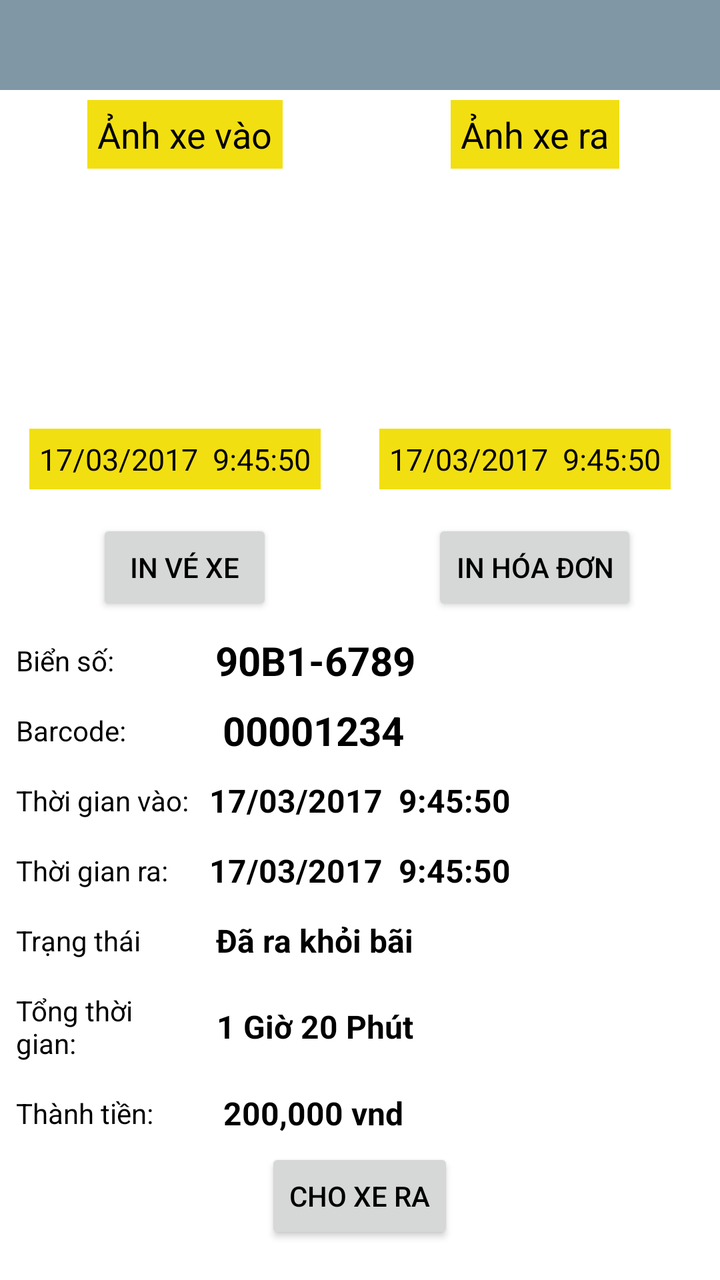
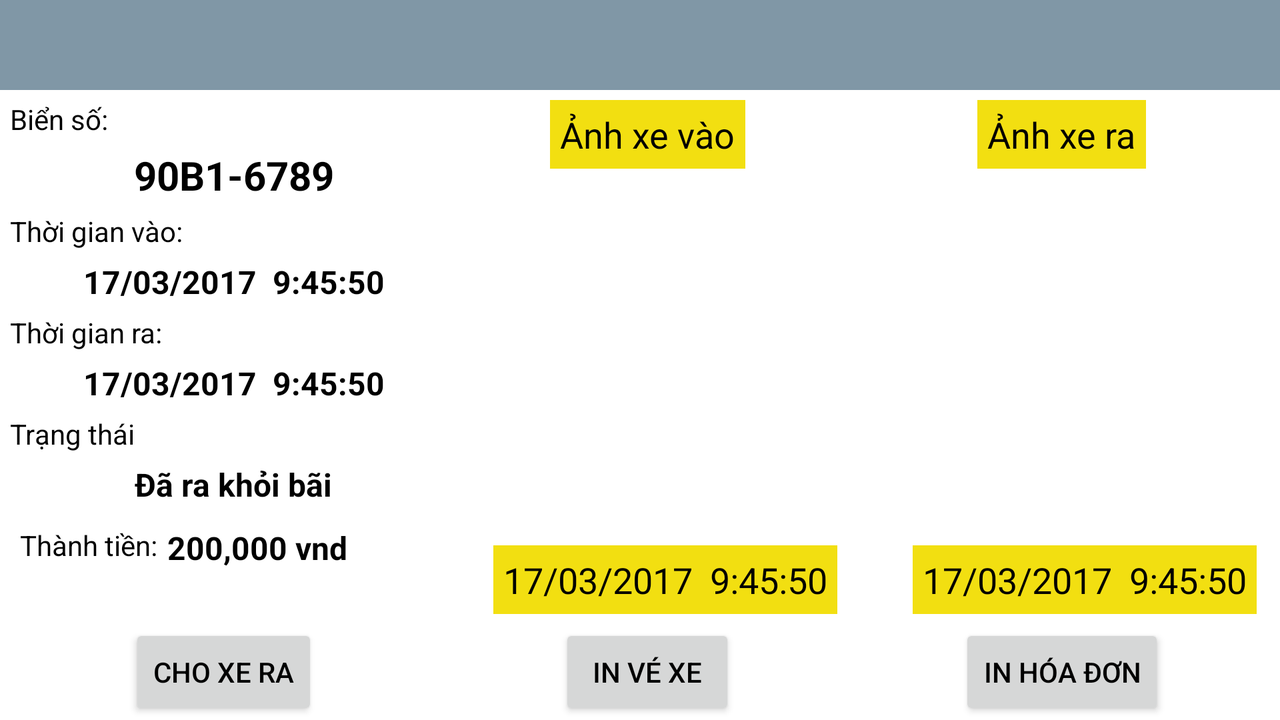

An Android layout and its configuration variant, each rendered on a device that would load it. The default file and the variant file are quoted in full after the pictures.
<!-- AndroidManifest.xml: activity theme AppNoACtionBar -->
<!-- res/layout/activity_detail_info.xml -->
<?xml version="1.0" encoding="utf-8"?>
<LinearLayout xmlns:android="http://schemas.android.com/apk/res/android"
    xmlns:tools="http://schemas.android.com/tools"
    android:id="@+id/activity_main"
    android:layout_width="match_parent"
    android:layout_height="match_parent"
    android:orientation="vertical"
    android:background="@color/white"
    tools:context="com.dinhcv.ticketmanagement.activity.CarInActivity">

    <android.support.design.widget.AppBarLayout
        android:layout_width="match_parent"
        android:layout_height="wrap_content"
        android:theme="@style/ThemeOverlay.AppCompat.Dark.ActionBar">

        <android.support.v7.widget.Toolbar
            android:id="@+id/toolbar_top"
            android:layout_width="match_parent"
            android:layout_height="@dimen/toolbar_top_height"
            android:background="@color/colorToolbarTop" />
    </android.support.design.widget.AppBarLayout>


    <ScrollView
        android:layout_width="match_parent"
        android:layout_height="match_parent">

        <LinearLayout
            android:layout_width="match_parent"
            android:layout_height="match_parent"
            android:background="@color/white"
            android:orientation="vertical"
            android:weightSum="100">

            <LinearLayout
                android:layout_width="match_parent"
                android:layout_height="wrap_content"
                android:orientation="vertical">

                <LinearLayout
                    android:layout_width="match_parent"
                    android:layout_height="match_parent"
                    android:layout_weight="32"
                    android:orientation="horizontal"
                    android:padding="5dp"
                    android:weightSum="100">

                    <LinearLayout
                        android:layout_width="0dp"
                        android:layout_height="wrap_content"
                        android:layout_weight="50"
                        android:orientation="vertical">

                        <TextView
                            android:layout_width="wrap_content"
                            android:layout_height="wrap_content"
                            android:layout_gravity="center|top"
                            android:background="@color/yellow"
                            android:padding="5dp"
                            android:text="Ảnh xe vào"
                            android:textSize="18sp" />
                    </LinearLayout>

                    <LinearLayout
                        android:layout_width="0dp"
                        android:layout_height="wrap_content"
                        android:layout_weight="50"
                        android:orientation="vertical">

                        <TextView
                            android:layout_width="wrap_content"
                            android:layout_height="wrap_content"
                            android:layout_gravity="center|top"
                            android:background="@color/yellow"
                            android:padding="5dp"
                            android:text="Ảnh xe ra"
                            android:textSize="18sp" />

                    </LinearLayout>

                </LinearLayout>


                <LinearLayout
                    android:layout_width="match_parent"
                    android:layout_height="120dp"
                    android:layout_weight="32"
                    android:orientation="horizontal"
                    android:padding="5dp"
                    android:weightSum="100">

                    <LinearLayout
                        android:layout_width="0dp"
                        android:layout_height="wrap_content"
                        android:layout_weight="50"
                        android:orientation="vertical">

                        <ImageView
                            android:id="@+id/image1"
                            android:layout_width="wrap_content"
                            android:layout_height="wrap_content"
                            android:src="@drawable/no_thumbnail" />

                    </LinearLayout>

                    <LinearLayout
                        android:layout_width="0dp"
                        android:layout_height="wrap_content"
                        android:layout_weight="50"
                        android:orientation="vertical"
                        android:paddingLeft="5dp">

                        <ImageView
                            android:id="@+id/image2"
                            android:layout_width="wrap_content"
                            android:layout_height="wrap_content"
                            android:src="@drawable/no_thumbnail" />

                    </LinearLayout>

                </LinearLayout>

                <LinearLayout
                    android:layout_width="match_parent"
                    android:layout_height="match_parent"
                    android:layout_weight="32"
                    android:orientation="horizontal"
                    android:padding="5dp"
                    android:weightSum="100">

                    <LinearLayout
                        android:layout_width="0dp"
                        android:layout_height="wrap_content"
                        android:layout_weight="50"
                        android:orientation="vertical">

                        <TextView
                            android:id="@+id/tv_timeIn1"
                            android:layout_width="wrap_content"
                            android:layout_height="wrap_content"
                            android:layout_gravity="center|bottom"
                            android:layout_marginBottom="5dp"
                            android:layout_marginRight="5dp"
                            android:background="@color/yellow"
                            android:padding="5dp"
                            android:text="17/03/2017  9:45:50"
                            android:textSize="15sp" />

                    </LinearLayout>

                    <LinearLayout
                        android:layout_width="0dp"
                        android:layout_height="wrap_content"
                        android:layout_weight="50"
                        android:orientation="vertical">

                        <TextView
                            android:id="@+id/tv_timeOut1"
                            android:layout_width="wrap_content"
                            android:layout_height="wrap_content"
                            android:layout_gravity="center|bottom"
                            android:layout_marginBottom="5dp"
                            android:layout_marginRight="5dp"
                            android:background="@color/yellow"
                            android:padding="5dp"
                            android:text="17/03/2017  9:45:50"
                            android:textSize="15sp" />

                    </LinearLayout>


                </LinearLayout>

                <LinearLayout
                    android:layout_width="match_parent"
                    android:layout_height="match_parent"
                    android:layout_weight="32"
                    android:orientation="horizontal"
                    android:padding="5dp"
                    android:weightSum="100">

                    <LinearLayout
                        android:layout_width="0dp"
                        android:layout_height="wrap_content"
                        android:layout_weight="50"
                        android:orientation="vertical">

                        <Button
                            android:id="@+id/btn_printTicket"
                            android:layout_width="wrap_content"
                            android:layout_height="wrap_content"
                            android:layout_gravity="center"
                            android:text="@string/print_ticket" />
                    </LinearLayout>

                    <LinearLayout
                        android:layout_width="0dp"
                        android:layout_height="match_parent"
                        android:layout_weight="50"
                        android:orientation="vertical">


                        <Button
                            android:id="@+id/btn_printBill"
                            android:layout_width="wrap_content"
                            android:layout_height="wrap_content"
                            android:layout_gravity="center"
                            android:text="@string/print_bill" />

                    </LinearLayout>

                </LinearLayout>


            </LinearLayout>


            <LinearLayout
                android:layout_width="match_parent"
                android:layout_height="wrap_content"
                android:orientation="vertical">


                <LinearLayout
                    android:layout_width="match_parent"
                    android:layout_height="match_parent"
                    android:gravity="center_vertical"
                    android:orientation="horizontal"
                    android:padding="4dp"
                    android:weightSum="100">

                    <TextView
                        android:layout_width="0dp"
                        android:layout_height="wrap_content"
                        android:layout_gravity="left"
                        android:layout_weight="40"
                        android:padding="4dp"
                        android:text="@string/lisence_plate" />

                    <TextView
                        android:id="@+id/tv_lisence"
                        android:layout_width="wrap_content"
                        android:layout_height="wrap_content"
                        android:layout_gravity="center_vertical"
                        android:layout_marginLeft="5dp"
                        android:text="90B1-6789"
                        android:textSize="20sp"
                        android:textStyle="bold" />

                </LinearLayout>

                <LinearLayout
                    android:layout_width="match_parent"
                    android:layout_height="match_parent"
                    android:gravity="center_vertical"
                    android:orientation="horizontal"
                    android:padding="4dp"
                    android:weightSum="100">

                    <TextView
                        android:layout_width="0dp"
                        android:layout_height="wrap_content"
                        android:layout_gravity="left"
                        android:layout_weight="40"
                        android:padding="4dp"
                        android:text="@string/barcode" />

                    <TextView
                        android:id="@+id/tv_barcode"
                        android:layout_width="wrap_content"
                        android:layout_height="wrap_content"
                        android:layout_gravity="center_vertical"
                        android:layout_marginLeft="5dp"
                        android:text="00001234"
                        android:textSize="20sp"
                        android:textStyle="bold" />

                </LinearLayout>

                <LinearLayout
                    android:layout_width="match_parent"
                    android:layout_height="match_parent"
                    android:gravity="center_vertical"
                    android:orientation="horizontal"
                    android:padding="4dp"
                    android:weightSum="100">

                    <TextView
                        android:layout_width="0dp"
                        android:layout_height="wrap_content"
                        android:layout_gravity="left"
                        android:layout_weight="50"
                        android:padding="4dp"
                        android:text="@string/time_in" />

                    <TextView
                        android:id="@+id/tv_timeIn"
                        android:layout_width="wrap_content"
                        android:layout_height="wrap_content"
                        android:layout_gravity="center_vertical"
                        android:text="17/03/2017  9:45:50"
                        android:textSize="16sp"
                        android:textStyle="bold" />

                </LinearLayout>

                <LinearLayout
                    android:layout_width="match_parent"
                    android:layout_height="wrap_content"
                    android:gravity="center_vertical"
                    android:orientation="horizontal"
                    android:padding="4dp"
                    android:weightSum="100">

                    <TextView
                        android:layout_width="0dp"
                        android:layout_height="wrap_content"
                        android:layout_gravity="left"
                        android:layout_weight="50"
                        android:padding="4dp"
                        android:text="@string/time_out" />

                    <TextView
                        android:id="@+id/tv_timeOut"
                        android:layout_width="wrap_content"
                        android:layout_height="wrap_content"
                        android:layout_gravity="center_vertical"
                        android:text="17/03/2017  9:45:50"
                        android:textSize="16sp"
                        android:textStyle="bold" />

                </LinearLayout>


                <LinearLayout
                    android:layout_width="match_parent"
                    android:layout_height="wrap_content"
                    android:gravity="center_vertical"
                    android:orientation="horizontal"
                    android:padding="4dp"
                    android:weightSum="100">


                    <TextView
                        android:layout_width="0dp"
                        android:layout_height="wrap_content"
                        android:layout_gravity="left"
                        android:layout_weight="40"
                        android:padding="4dp"
                        android:text="@string/status" />

                    <TextView
                        android:id="@+id/tv_status"
                        android:layout_width="wrap_content"
                        android:layout_height="wrap_content"
                        android:layout_gravity="center_vertical"
                        android:layout_marginLeft="5dp"
                        android:text="Đã ra khỏi bãi"
                        android:textSize="16sp"
                        android:textStyle="bold" />

                </LinearLayout>

                <LinearLayout
                    android:id="@+id/ll_timeTotal"
                    android:layout_width="match_parent"
                    android:layout_height="wrap_content"
                    android:orientation="horizontal"
                    android:padding="4dp"
                    android:weightSum="100">

                    <TextView
                        android:layout_width="0dp"
                        android:layout_height="wrap_content"
                        android:layout_gravity="left"
                        android:layout_weight="40"
                        android:padding="4dp"
                        android:text="@string/time_total" />

                    <TextView
                        android:id="@+id/tv_timeTotal"
                        android:layout_width="wrap_content"
                        android:layout_height="wrap_content"
                        android:layout_gravity="center_vertical"
                        android:layout_marginLeft="5dp"
                        android:text="1 Giờ 20 Phút"
                        android:textSize="16sp"
                        android:textStyle="bold" />

                </LinearLayout>

                <LinearLayout
                    android:layout_width="match_parent"
                    android:layout_height="wrap_content"
                    android:orientation="horizontal"
                    android:padding="4dp"
                    android:weightSum="100">

                    <TextView
                        android:layout_width="0dp"
                        android:layout_height="wrap_content"
                        android:layout_gravity="left"
                        android:layout_weight="40"
                        android:padding="4dp"
                        android:text="@string/money_total" />

                    <TextView
                        android:id="@+id/tv_revenue"
                        android:layout_width="wrap_content"
                        android:layout_height="wrap_content"
                        android:layout_gravity="center_vertical"
                        android:layout_marginLeft="5dp"
                        android:text="200,000 vnd"
                        android:textSize="16sp"
                        android:textStyle="bold" />

                </LinearLayout>

                <LinearLayout
                    android:layout_width="match_parent"
                    android:layout_height="wrap_content"
                    android:orientation="vertical">

                    <Button
                        android:id="@+id/btn_acceptCarout"
                        android:layout_width="wrap_content"
                        android:layout_height="wrap_content"
                        android:layout_gravity="center"
                        android:text="@string/accept_carout" />

                </LinearLayout>


            </LinearLayout>

        </LinearLayout>

    </ScrollView>
</LinearLayout>
<!-- resources referenced by this layout -->
<resources>
  <color name="colorToolbarTop">#8097a6</color>
  <color name="white">#ffffff</color>
  <color name="yellow">#F2DF11</color>
  <dimen name="toolbar_top_height">45dp</dimen>
  <string name="accept_carout">Cho xe ra</string>
  <string name="barcode">Barcode:</string>
  <string name="lisence_plate">Biển số:</string>
  <string name="money_total">Thành tiền: </string>
  <string name="print_bill">In hóa đơn</string>
  <string name="print_ticket">In vé xe</string>
  <string name="status">Trạng thái</string>
  <string name="time_in">Thời gian vào:</string>
  <string name="time_out">Thời gian ra:</string>
  <string name="time_total">Tổng thời gian: </string>
  <style name="AppNoACtionBar" parent="Theme.AppCompat.Light.NoActionBar">
          <item name="windowActionBar">false</item>
          <item name="windowNoTitle">true</item>
          <item name="android:textColor">@android:color/black</item>
          <item name="android:textColorPrimary">@android:color/black</item>
      </style>
</resources>
<!-- res/layout-land/activity_detail_info.xml (the repository's variant of the layout above) -->
<!-- drawn on the phone turned sideways -->
<?xml version="1.0" encoding="utf-8"?>
<LinearLayout xmlns:android="http://schemas.android.com/apk/res/android"
    xmlns:tools="http://schemas.android.com/tools"
    android:id="@+id/activity_main"
    android:layout_width="match_parent"
    android:layout_height="match_parent"
    android:orientation="vertical"
    tools:context="com.dinhcv.ticketmanagement.activity.CarInActivity">

    <android.support.design.widget.AppBarLayout
        android:layout_width="match_parent"
        android:layout_height="wrap_content"
        android:theme="@style/ThemeOverlay.AppCompat.Dark.ActionBar">

        <android.support.v7.widget.Toolbar
            android:id="@+id/toolbar_top"
            android:layout_width="match_parent"
            android:layout_height="@dimen/toolbar_top_height"
            android:background="@color/colorToolbarTop" />
    </android.support.design.widget.AppBarLayout>

    <LinearLayout
        android:layout_width="match_parent"
        android:layout_height="match_parent"
        android:background="@color/white"
        android:orientation="horizontal"
        android:weightSum="100">

        <LinearLayout
            android:layout_width="0dp"
            android:layout_height="match_parent"
            android:layout_weight="35"
            android:orientation="vertical">

            <RelativeLayout
                android:layout_width="match_parent"
                android:layout_height="match_parent">

                <LinearLayout
                    android:layout_width="match_parent"
                    android:layout_height="wrap_content"
                    android:orientation="vertical"
                    android:layout_alignParentTop="true"
                    android:layout_above="@+id/ll_btnBot">

                    <TextView
                        android:layout_width="wrap_content"
                        android:layout_height="wrap_content"
                        android:layout_gravity="left"
                        android:padding="5dp"
                        android:text="@string/lisence_plate" />

                    <TextView
                        android:id="@+id/tv_lisence"
                        android:layout_width="wrap_content"
                        android:layout_height="wrap_content"
                        android:layout_gravity="center_horizontal"
                        android:layout_marginLeft="5dp"
                        android:text="90B1-6789"
                        android:textSize="20sp"
                        android:textStyle="bold" />

                    <TextView
                        android:layout_width="wrap_content"
                        android:layout_height="wrap_content"
                        android:layout_gravity="left"
                        android:padding="5dp"
                        android:text="@string/time_in" />

                    <TextView
                        android:id="@+id/tv_timeIn"
                        android:layout_width="wrap_content"
                        android:layout_height="wrap_content"
                        android:layout_gravity="center_horizontal"
                        android:layout_marginLeft="5dp"
                        android:text="17/03/2017  9:45:50"
                        android:textSize="16sp"
                        android:textStyle="bold" />

                    <TextView
                        android:layout_width="wrap_content"
                        android:layout_height="wrap_content"
                        android:layout_gravity="left"
                        android:padding="5dp"
                        android:text="@string/time_out" />

                    <TextView
                        android:id="@+id/tv_timeOut"
                        android:layout_width="wrap_content"
                        android:layout_height="wrap_content"
                        android:layout_gravity="center_horizontal"
                        android:layout_marginLeft="5dp"
                        android:text="17/03/2017  9:45:50"
                        android:textSize="16sp"
                        android:textStyle="bold" />


                    <TextView
                        android:layout_width="wrap_content"
                        android:layout_height="wrap_content"
                        android:layout_gravity="left"
                        android:padding="5dp"
                        android:text="@string/status" />

                    <TextView
                        android:id="@+id/tv_status"
                        android:layout_width="wrap_content"
                        android:layout_height="wrap_content"
                        android:layout_gravity="center_horizontal"
                        android:layout_marginLeft="5dp"
                        android:text="Đã ra khỏi bãi"
                        android:textSize="16sp"
                        android:textStyle="bold" />

                    <LinearLayout
                        android:layout_width="match_parent"
                        android:layout_height="wrap_content"
                        android:layout_marginTop="10dp"
                        android:orientation="horizontal"
                        android:paddingLeft="10dp">

                        <TextView
                            android:layout_width="wrap_content"
                            android:layout_height="wrap_content"
                            android:layout_gravity="left"
                            android:text="@string/money_total" />

                        <TextView
                            android:id="@+id/tv_revenue"
                            android:layout_width="wrap_content"
                            android:layout_height="wrap_content"
                            android:layout_gravity="center_horizontal"
                            android:layout_marginLeft="5dp"
                            android:text="200,000 vnd"
                            android:textSize="16sp"
                            android:textStyle="bold" />

                    </LinearLayout>


                </LinearLayout>

                <LinearLayout
                    android:id="@+id/ll_btnBot"
                    android:layout_width="match_parent"
                    android:layout_height="wrap_content"
                    android:layout_alignParentBottom="true"
                    android:gravity="center">

                    <Button
                        android:id="@+id/btn_acceptCarout"
                        android:layout_width="wrap_content"
                        android:layout_height="wrap_content"
                        android:text="@string/accept_carout"/>

                </LinearLayout>

            </RelativeLayout>

        </LinearLayout>


        <LinearLayout
            android:id="@+id/img_in"
            android:layout_width="0dp"
            android:layout_height="match_parent"
            android:layout_weight="32"
            android:paddingRight="5dp"
            android:orientation="vertical">

            <FrameLayout android:layout_width="match_parent"
                android:layout_height="wrap_content"
                android:layout_weight="1">

                <ImageView
                    android:id="@+id/image1"
                    android:layout_width="match_parent"
                    android:layout_height="match_parent"
                    android:src="@drawable/no_thumbnail" />

                <TextView
                    android:id="@+id/tv_timeIn1"
                    android:layout_width="wrap_content"
                    android:layout_height="wrap_content"
                    android:background="@color/yellow"
                    android:layout_gravity="right|bottom"
                    android:text="17/03/2017  9:45:50"
                    android:textSize="18sp"
                    android:layout_marginBottom="5dp"
                    android:layout_marginRight="5dp"
                    android:padding="5dp" />

                <TextView
                    android:layout_width="wrap_content"
                    android:layout_height="wrap_content"
                    android:layout_gravity="center|top"
                    android:padding="5dp"
                    android:layout_marginTop="5dp"
                    android:background="@color/yellow"
                    android:textSize="18sp"
                    android:text="Ảnh xe vào" />

            </FrameLayout>

            <Button
                android:id="@+id/btn_printTicket"
                android:layout_width="wrap_content"
                android:layout_height="wrap_content"
                android:layout_gravity="center"
                android:text="@string/print_ticket"/>

        </LinearLayout>


        <LinearLayout
            android:id="@+id/img_out"
            android:layout_width="0dp"
            android:layout_height="match_parent"
            android:layout_weight="32"
            android:orientation="vertical">

            <FrameLayout android:layout_width="match_parent"
                android:layout_height="match_parent"
                android:layout_weight="1">

                <ImageView
                    android:id="@+id/image2"
                    android:layout_width="match_parent"
                    android:layout_height="match_parent"
                    android:src="@drawable/no_thumbnail" />

                <TextView
                    android:id="@+id/tv_timeOut1"
                    android:layout_width="wrap_content"
                    android:layout_height="wrap_content"
                    android:background="@color/yellow"
                    android:layout_gravity="right|bottom"
                    android:text="17/03/2017  9:45:50"
                    android:textSize="18sp"
                    android:layout_marginBottom="5dp"
                    android:layout_marginRight="5dp"
                    android:padding="5dp" />

                <TextView
                    android:layout_width="wrap_content"
                    android:layout_height="wrap_content"
                    android:layout_gravity="center|top"
                    android:padding="5dp"
                    android:layout_marginTop="5dp"
                    android:background="@color/yellow"
                    android:textSize="18sp"
                    android:text="Ảnh xe ra" />

            </FrameLayout>

            <Button
                android:id="@+id/btn_printBill"
                android:layout_width="wrap_content"
                android:layout_height="wrap_content"
                android:layout_gravity="center"
                android:text="@string/print_bill"/>

        </LinearLayout>


    </LinearLayout>
</LinearLayout>
<!-- resources referenced by the variant -->
<!-- as the phone turned sideways resolves them -->
<resources>
  <color name="colorToolbarTop">#8097a6</color>
  <color name="white">#ffffff</color>
  <color name="yellow">#F2DF11</color>
  <dimen name="toolbar_top_height">45dp</dimen>
  <string name="accept_carout">Cho xe ra</string>
  <string name="lisence_plate">Biển số:</string>
  <string name="money_total">Thành tiền: </string>
  <string name="print_bill">In hóa đơn</string>
  <string name="print_ticket">In vé xe</string>
  <string name="status">Trạng thái</string>
  <string name="time_in">Thời gian vào:</string>
  <string name="time_out">Thời gian ra:</string>
  <style name="AppNoACtionBar" parent="Theme.AppCompat.Light.NoActionBar">
          <item name="windowActionBar">false</item>
          <item name="windowNoTitle">true</item>
          <item name="android:textColor">@android:color/black</item>
          <item name="android:textColorPrimary">@android:color/black</item>
      </style>
</resources>
